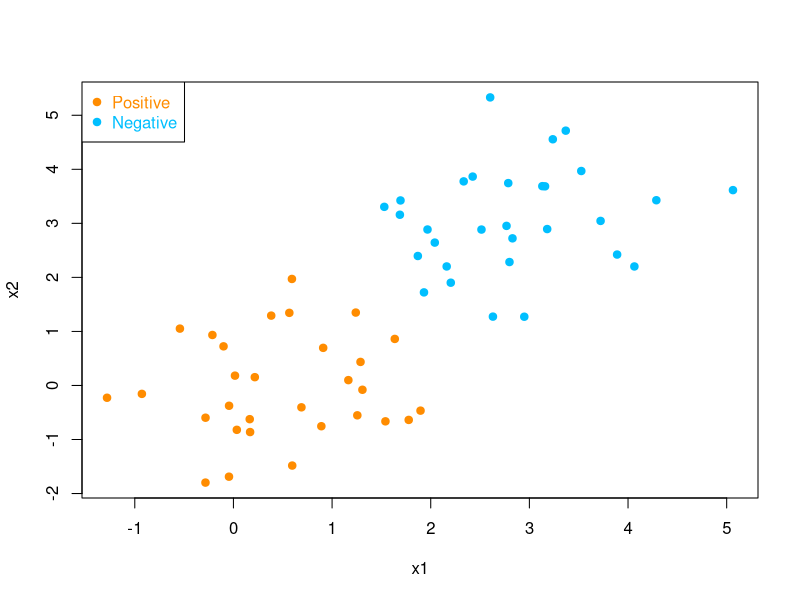
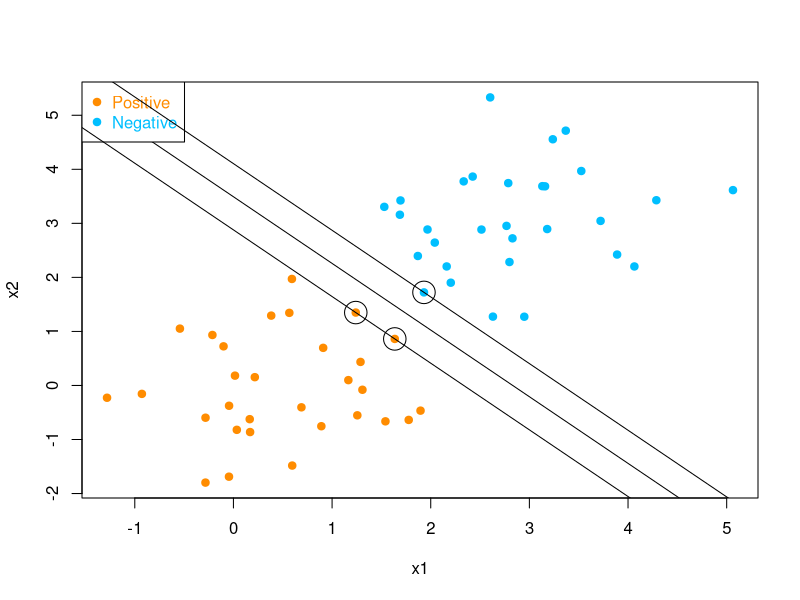
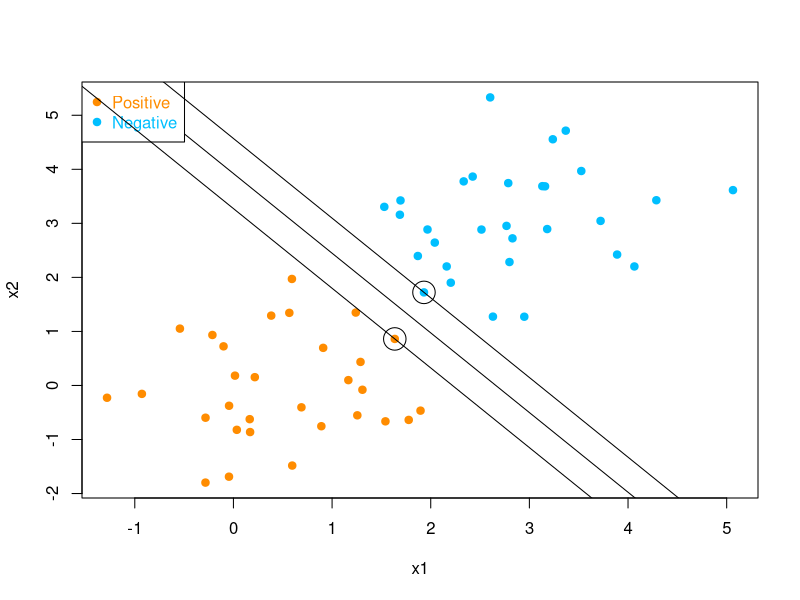
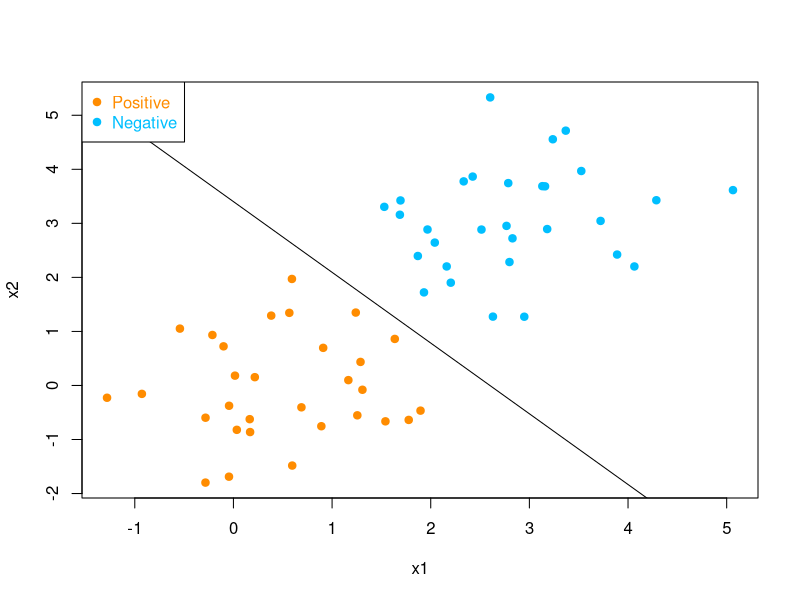
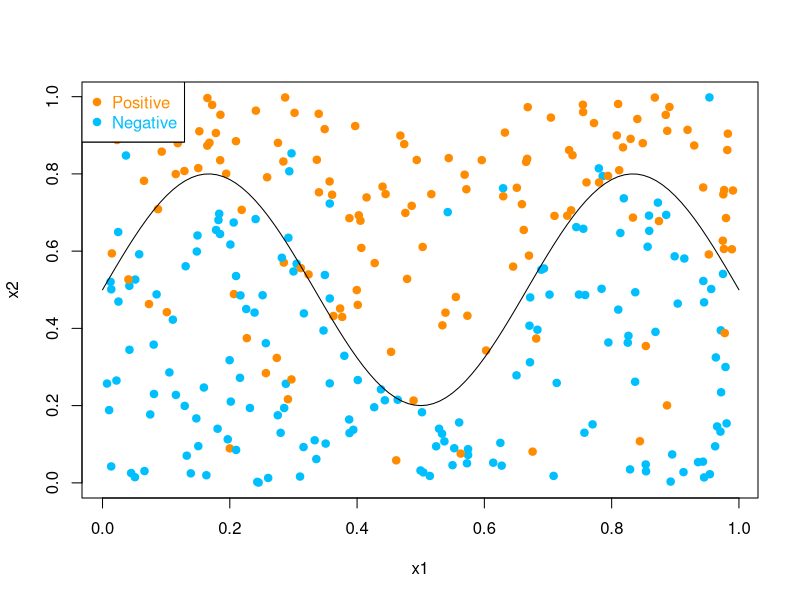

The R script that drew these images, in order:
## ---- chunk 1
library(quadprog)

set.seed(4); n <-30; p <- 2
xpos <- matrix(rnorm(n*p, mean=0, sd=1), n, p)
xneg <- matrix(rnorm(n*p, mean=3, sd=1), n, p)

x <- rbind(xpos, xneg)
y <- matrix(c(rep(1, n), rep(-1, n)))

plot(x,col=ifelse(y>0,"darkorange", "deepskyblue"), pch = 19, xlab = "x1",
     ylab = "x2")
legend("topleft", c("Positive","Negative"), 
       col=c("darkorange", "deepskyblue"), pch=c(19, 19), 
       text.col=c("darkorange", "deepskyblue"))



A1 = diag(as.vector(y))
A2 = cbind(rep(1,60), x)

A = t(A1%*%A2)

b0 = rep(1,60)
d = rep(0,3)

D = diag(c(0,1,1))
D[1,1] = 10^(-5)

result = solve.QP(Dmat=D, dvec = d, Amat = A, bvec = b0)
par = result$solution

hyperplane = function(b0,b1,b2,x1){
  x2 = (-b0 - x1*b1)/b2
  return(x2)
}





plot(x,col=ifelse(y>0,"darkorange", "deepskyblue"), pch = 19, xlab = "x1",
     ylab = "x2")


abline(coef=c(-par[1]/par[3], -par[2]/par[3]))

legend("topleft", c("Positive","Negative"), 
       col=c("darkorange", "deepskyblue"), pch=c(19, 19), 
       text.col=c("darkorange", "deepskyblue"))



distance = function(beta, xi){
  
  return((xi[1]*beta[2]+xi[2]*beta[3]+beta[1])/mean(beta^2))
}

dis_above = apply(x[y==1, ], MARGIN = 1, FUN=distance, beta=par)
dis_below = apply(x[y==-1, ], MARGIN = 1, FUN=distance, beta=par)

margin1 = x[y==1, ][which(abs(dis_above)==min(abs(dis_above))),]
margin2 = x[y==-1, ][which(abs(dis_below)==min(abs(dis_below))),]

points(margin1[,1], margin1[,2], col="black", cex=3)
points(margin2[1], margin2[2], col='black', cex=3)

b0_above = - margin2[1]*par[2] - margin2[2]*par[3]
abline(coef = c(-b0_above/par[3], -par[2]/par[3]) )
b0_below = -margin1[1,][1]*par[2] - margin1[1,][2]*par[3]
abline(coef = c(-b0_below/par[3], -par[2]/par[3]) )

## ---- chunk 2


D = x %*% t(x) %*% y %*% t(y)
D = diag(diag(D))



d = rep(1,60)
A = diag(1,nrow=nrow(x))
b0= rep(0,nrow(A))


D = matrix(0, nrow=60, ncol=60)
for(i in 1:60){
  for (j in 1:60){
    D[i,j] = y[i]*y[j]*t(x[i,])%*%x[j,]
  }
}
diag(D) = diag(D)+10^(-6)
result = solve.QP(Dmat=D, dvec = d, Amat = A, bvec = b0, meq = 1)
alpha = result$solution




D2 = (x%*%t(x)) * y%*%t(y)
D3 = y%*%t(y) * (x %*% t(x))
diag(D2) = diag(D2)+10^(-6)
result2 = solve.QP(Dmat=D2, dvec = d, Amat = A, bvec = b0, meq = 1)
alpha2 = result2$solution


beta_tool = function(index, x,y,alpha){
  return(alpha[index]*y[index]*x[index,])
}

myListOfVector = lapply(1:60, FUN=beta_tool, x=x,y=y,alpha=alpha)
beta = Reduce(`+`, myListOfVector)

## ---- chunk 3
linear.kernel <- function(x1, x2) {
return(x1%*%x2)
}

eps = 5e-4
n = length(y)
Q = sapply(1:n, function(i) y[i]*t(x)[,i])
D = t(Q)%*%Q
d = matrix(1, nrow=n)
A = rbind(t(y),diag(n),-diag(n))
C = .5
b = c(0,rep(0,n),rep(-C,n))
sol = solve.QP(D+eps*diag(n), d, t(A), b, meq=1, factorized=FALSE)
alpha = sol$solution
## ---- chunk 4
beta_tool = function(index, x,y,alpha){
return(alpha[index]*y[index]*x[index,])
}

myListOfVector = lapply(1:60, FUN=beta_tool, x=x,y=y,alpha=alpha)
beta = Reduce(`+`, myListOfVector)


beta0_tool = function(xi, beta){
  return(t(xi)%*%beta)
}

beta0 = -(max(apply(x[y==-1,], MARGIN = 1, FUN=beta0_tool, beta=beta))+min(apply(x[y==1,], MARGIN = 1, FUN=beta0_tool, beta=beta)))/2

par = c(beta0, beta)

## ---- chunk 5
plot(x,col=ifelse(y>0,"darkorange", "deepskyblue"), pch = 19, xlab = "x1",
     ylab = "x2")

abline(coef=c(-par[1]/par[3], -par[2]/par[3]))
legend("topleft", c("Positive","Negative"), 
       col=c("darkorange", "deepskyblue"), pch=c(19, 19), 
       text.col=c("darkorange", "deepskyblue"))
dis_above = apply(x[y==1, ], MARGIN = 1, FUN=distance, beta=par)
dis_below = apply(x[y==-1, ], MARGIN = 1, FUN=distance, beta=par)

margin1 = x[y==1, ][which(abs(dis_above)==min(abs(dis_above))),]
margin2 = x[y==-1, ][which(abs(dis_below)==min(abs(dis_below))),]

points(margin1[1], margin1[2], col="black", cex=3)
points(margin2[1], margin2[2], col='black', cex=3)

b0_above = - margin2[1]*par[2] - margin2[2]*par[3]
abline(coef = c(-b0_above/par[3], -par[2]/par[3]) )
b0_below = -margin1[1]*par[2] - margin1[2]*par[3]
abline(coef = c(-b0_below/par[3], -par[2]/par[3]) )

## ---- chunk 6
lambda=0.13

exp_func =function(par,x,y){
  
  x_expand =cbind(rep(1,nrow(x)),x)
  
  fx = x_expand %*% par
  return(exp(-y*fx))
}




pen_loss = function(par, x, y) {
  
  exp_part = exp_func(par, x, y)
  loss = sum(log(exp_part+1)) + lambda * (sum(par ^ 2))
  return(loss)
}

grad_tool = function(h){
  return(-(1 - 1 / (h + 1)))
}

grad=function(par,x,y){
  exp_parts=exp_func(par,x,y)
  grad = c()
  x_expand = cbind(rep(1,nrow(x)), x)
                   
  for (i in 1:length(par)){
    grad[i] = sum(sapply(
      exp_parts,
      FUN = grad_tool
    ) * y * x_expand[,i])
  }
  return(grad)
}


solution=optim(par = c(0.1,0.1,0.1),fn=pen_loss,gr=grad,x=x,y=y,method="BFGS")
par = solution$par

plot(x,col=ifelse(y>0,"darkorange", "deepskyblue"), pch = 19, xlab = "x1",
     ylab = "x2")
#lines(seq(-1.5,5,0.01),x2)
abline(coef=c(-par[1]/par[3], -par[2]/par[3]))
legend("topleft", c("Positive","Negative"), 
       col=c("darkorange", "deepskyblue"), pch=c(19, 19), 
       text.col=c("darkorange", "deepskyblue"))


#Report training error
fx = cbind(rep(1, nrow(x)), x) %*% par
y_hat = sign(fx)
error = mean(y != y_hat)
error

## ---- chunk 7
set.seed(2)
  n = 300
  p = 2 

  
  x <- matrix(runif(n*p), n, p)
  side <- (x[, 2] > 0.5 + 0.3*sin(3*pi*x[, 1]))
  y <- sample(c(1, -1), n, TRUE, c(0.9, 0.1))*(side == 1) + sample(c(1, -1), n, TRUE, c(0.1, 0.9))*(side == 0)
  
## ---- chunk 8
lambda=0.03


pen_loss = function(w, K, y) {
  loss = sum(log(1 + exp(-y * t(w) %*%K))) +
    lambda * t(w) %*% 
    K %*% w
  return(loss)
}

grad=function(w,K,y){
  grad=c()
  M=t(w) %*% (K+t(K))
  for (i in 1:nrow(K)){
    grad[i] = sum(-y*K[,i]*exp(-y*t(w)%*%K)/(1+exp(-y*t(w)%*%K)))+M[i]
  }
  return(grad)
}


K = matrix(0,nrow=300, ncol=300)
for(i in 1:300){
  for(j in 1:300){
    K[i,j]=(1 + t(x[i,])%*%x[j,])^2
  }
}





solution=optim(par = rep(0,300),fn = pen_loss, gr=grad, K, y, method="BFGS")
y_hat = sign(t(solution$par) %*% K)
error=mean(y_hat!=y)
error


lab1 = seq(0,1,0.01)
lab2=0.5+0.3*sin(3*pi*lab1)
points = cbind(lab1,lab2)




plot(x,col=ifelse(y>0,"darkorange", "deepskyblue"), pch = 19, xlab = "x1", ylab = "x2")
lines(points,pch=20)
legend("topleft", c("Positive","Negative"), 
       col=c("darkorange", "deepskyblue"), pch=c(19, 19), text.col=c("darkorange", "deepskyblue"))
legend("topleft", c("Positive","Negative"), 
       col=c("darkorange", "deepskyblue"), pch=c(19, 19), text.col=c("darkorange", "deepskyblue"))



